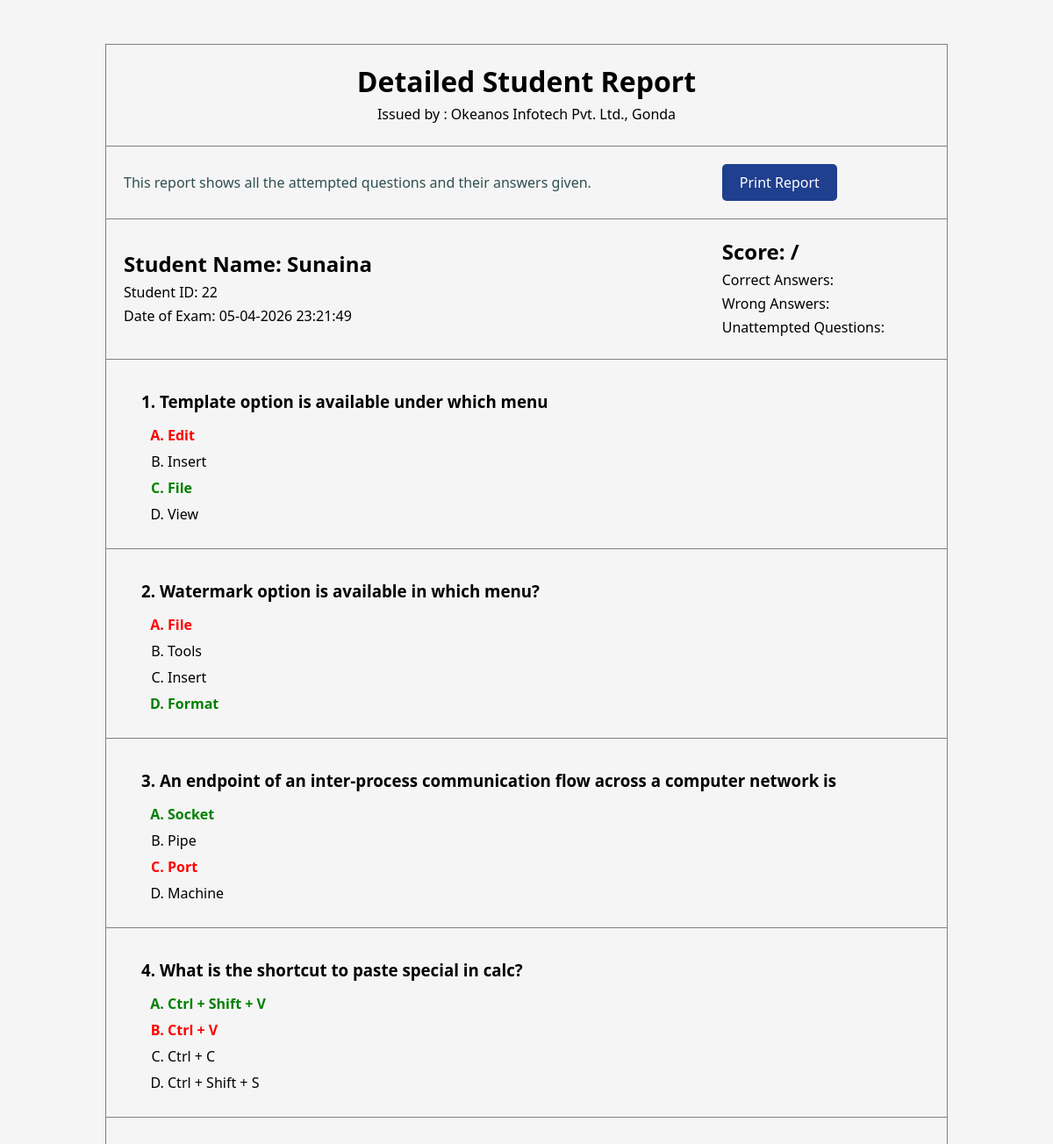
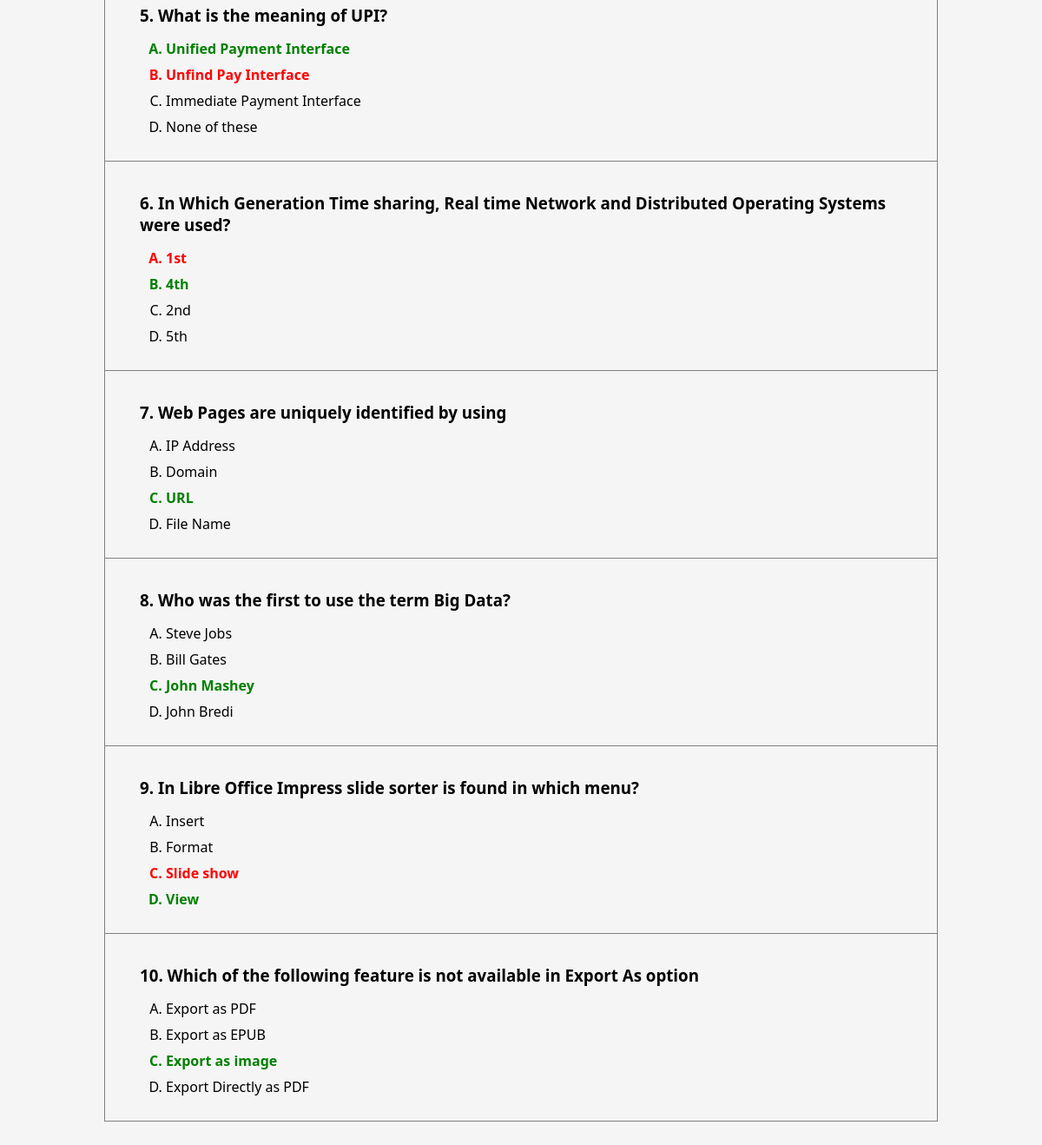
Screenshot of /detailed_exam_report.php?user_id=22 with the database file from the repository (2 pictures, top to bottom).
### tables this page shows
CREATE TABLE `exam_answers_table` (
  `answer_id` int(11) NOT NULL,
  `user_id` int(11) NOT NULL,
  `user_name` varchar(200) NOT NULL,
  `question_id` int(11) NOT NULL,
  `selected_answer` varchar(2000) NOT NULL,
  `datetime` datetime NOT NULL DEFAULT current_timestamp()
);

CREATE TABLE `questions_table` (
  `question_id` int(11) NOT NULL,
  `subject_name` varchar(200) NOT NULL,
  `question` varchar(2000) NOT NULL,
  `option_a` varchar(1000) NOT NULL,
  `option_b` varchar(1000) NOT NULL,
  `option_c` varchar(1000) NOT NULL,
  `option_d` varchar(1000) NOT NULL,
  `correct_answer` varchar(1000) NOT NULL,
  `date_time` date NOT NULL DEFAULT current_timestamp()
);

### detailed_exam_report.php (the view, shortened to what this page needs)
<?php
include "connection.php";
if(isset($_GET['user_id'])){
    $user_id = $_GET['user_id'];
    $total_questions = $_GET['total'];
    $correct_answers = $_GET['correct'];
    $wrong_answers = $_GET['wrong'];
    $unattempted_questions = $_GET['unattempt'];
} else {
    die("<h1>User ID not provided</h1>");
    exit();
}
$sql = "SELECT q.question, q.option_a, q.option_b, q.option_c, q.option_d, q.correct_answer,ea.user_id, ea.user_name, ea.selected_answer, ea.datetime  FROM questions_table q JOIN exam_answers_table ea ON q.question_id = ea.question_id WHERE ea.user_id = ?";
$stmt = $conn->prepare($sql);
$stmt->bind_param("i", $user_id);
$stmt->execute();
$result = $stmt->get_result();
$questions = [];
if ($result->num_rows > 0) {
    while ($row = $result->fetch_assoc()) {
        $questions[] = $row;
    }
} else {
    die("<h1>User not found</h1>");
    exit();
}
?>
<!DOCTYPE html>
<html lang="en">
<head>
</head>
<body>
    <main>
        <table>
            <tr>
                <td colspan="2">
                    <h1>Detailed Student Report</h1>
                    <p>
                        Issued by : Okeanos Infotech Pvt. Ltd., Gonda
                    </p>
                </td>
            </tr>
            <tr>
                <td>
                    <p style="color:darkslategray">This report shows all the attempted questions and their answers given.</p>
                </td>
                <td>
                    <button id="print-btn">Print Report</button>
                </td>
            </tr>
            <tr>
                <td>
                    <h2>Student Name: <?php echo htmlspecialchars($questions[0]['user_name']); ?></h2>
                    <p>Student ID: <?php echo htmlspecialchars($questions[0]['user_id']); ?></p>
                    <p>Date of Exam: <?php echo htmlspecialchars(date('d-m-Y H:i:s', strtotime($questions[0]['datetime']))); ?></p>
                </td>
                <td>
                    <h2>Score: <?php echo $correct_answers; ?>/<?php echo $total_questions; ?></h2>
                    <p>Correct Answers: <?php echo $correct_answers; ?></p>
                    <p>Wrong Answers: <?php echo $wrong_answers; ?></p>
                    <p>Unattempted Questions: <?php echo $unattempted_questions; ?></p>
                </td>
            </tr>
            <?php foreach($questions as $index => $question): ?>
            <?php
                $correct_answer = $question['correct_answer'];
                $selected_answer = $question['selected_answer'];
                $option_a = $question['option_a'];
                $option_b = $question['option_b'];
                $option_c = $question['option_c'];
                $option_d = $question['option_d'];
                if ($option_a == $correct_answer) {
                    $option_a_style = "style='color:green; font-weight:bold;'";
                } elseif ($option_a == $selected_answer) {
                    $option_a_style = "style='color:red; font-weight:bold;'";
                } else {
                    $option_a_style = "style='color:black;'";
                }
                if ($option_b == $correct_answer) {
                    $option_b_style = "style='color:green; font-weight:bold;'";
                } elseif ($option_b == $selected_answer) {
                    $option_b_style = "style='color:red; font-weight:bold;'";
                } else {
                    $option_b_style = "style='color:black;'";
                }
                if ($option_c == $correct_answer) {
                    $option_c_style = "style='color:green; font-weight:bold;'";
                } elseif ($option_c == $selected_answer) {
                    $option_c_style = "style='color:red; font-weight:bold;'";
                } else {
                    $option_c_style = "style='color:black;'";
                }
                if ($option_d == $correct_answer) {
                    $option_d_style = "style='color:green; font-weight:bold;'";
                } elseif ($option_d == $selected_answer) {
                    $option_d_style = "style='color:red; font-weight:bold;'";
                } else {
                    $option_d_style = "style='color:black;'";
                }
            ?>
            <tr>
                <td colspan="2">
                    <h3><?php echo $index + 1; ?>. <?php echo htmlspecialchars($question['question']); ?></h3>
                    <ol type="A">
                        <li <?php echo $option_a_style; ?> >
                            <?php echo htmlspecialchars($option_a); ?>
                        </li>
                        <li <?php echo $option_b_style; ?> >
                            <?php echo htmlspecialchars($option_b); ?>
                        </li>
                        <li <?php echo $option_c_style; ?> >
                            <?php echo htmlspecialchars($option_c); ?>
                        </li>
                        <li <?php echo $option_d_style; ?> >
                            <?php echo htmlspecialchars($option_d); ?>
                        </li>
                    </ol>
                </td>
            </tr>
            <?php endforeach; ?>
        </table>
    </main>
</body>
</html>

### detailed_exam_report.php (style rules this page uses)
* { margin: 0; padding: 0; box-sizing: border-box; font-family: 'Segoe UI', Tahoma, Geneva, Verdana, sans-serif; }
body { background-color: whitesmoke; }
table { margin: 50px auto; width: 80%; border: 1px solid grey; border-collapse: collapse; }
table tr td { padding: 20px; }
table tr td { border-bottom: 1px solid grey; }
table tr:first-child td { text-align: center; }
tr td ol { margin-left: 50px; }
ol li { margin: 8px 0; }
h3 { margin: 15px 0; margin-left: 20px; }
td p { margin: 5px 0; }
button { padding: 10px 20px; background-color: #203f8eff; border: none; border-radius: 5px; cursor: pointer; font-size: 16px; color: white; }

### rows the page displays
exam_answers_table: user_name "Sunaina", user "22", datetime "05-04-2026 23:21:49", question.question "Template option is available under which menu", question.option_a "Edit", question.option_b "Insert", question.option_c "File", question.option_d "View"
exam_answers_table: question.question "Watermark option is available in which menu?", question.option_a "File", question.option_b "Tools", question.option_c "Insert", question.option_d "Format"
exam_answers_table: question.question "An endpoint of an inter-process communication flow across a computer network is", question.option_a "Socket", question.option_b "Pipe", question.option_c "Port", question.option_d "Machine"
exam_answers_table: question.question "What is the shortcut to paste special in calc?", question.option_a "Ctrl + Shift + V", question.option_b "Ctrl + V", question.option_c "Ctrl + C", question.option_d "Ctrl + Shift + S"
exam_answers_table: question.question "What is the meaning of UPI?", question.option_a "Unified Payment Interface", question.option_b "Unfind Pay Interface", question.option_c "Immediate Payment Interface", question.option_d "None of these"
exam_answers_table: question.question "In Which Generation Time sharing, Real time Network and Distributed Operating Systems were used?", question.option_a "1st", question.option_b "4th", question.option_c "2nd", question.option_d "5th"
exam_answers_table: question.question "Web Pages are uniquely identified by using", question.option_a "IP Address", question.option_b "Domain", question.option_c "URL", question.option_d "File Name"
exam_answers_table: question.question "Who was the first to use the term Big Data?", question.option_a "Steve Jobs", question.option_b "Bill Gates", question.option_c "John Mashey", question.option_d "John Bredi"
exam_answers_table: question.question "In Libre Office Impress slide sorter is found in which menu?", question.option_a "Insert", question.option_b "Format", question.option_c "Slide show", question.option_d "View"
exam_answers_table: question.question "Which of the following feature is not available in Export As option", question.option_a "Export as PDF", question.option_b "Export as EPUB", question.option_c "Export as image", question.option_d "Export Directly as PDF"
